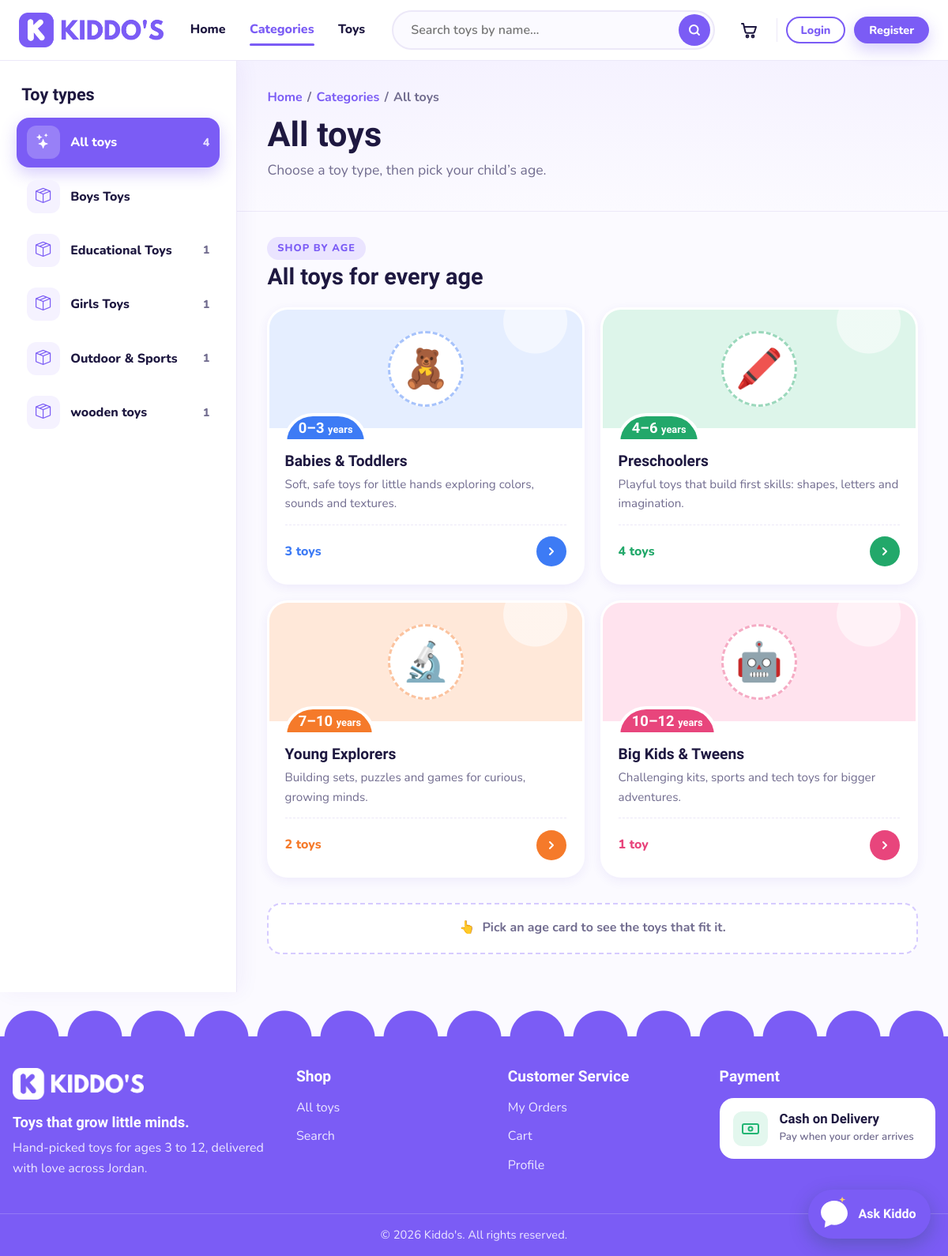
The app's page /products/categories.php with its own data.
### tables this page shows
CREATE TABLE IF NOT EXISTS `categories` (
  `id` int(10) UNSIGNED NOT NULL AUTO_INCREMENT,
  `name` varchar(60) NOT NULL,
  `slug` varchar(60) NOT NULL,
  `description` varchar(255) DEFAULT NULL,
  `icon` varchar(50) DEFAULT NULL,
  `created_at` datetime NOT NULL DEFAULT current_timestamp(),
  PRIMARY KEY (`id`),
  UNIQUE KEY `uq_categories_name` (`name`),
  UNIQUE KEY `uq_categories_slug` (`slug`)
);

### classes/ToyCatalog.php (called while the page is built, shortened)
<?php
class ToyCatalog
{
    private PDO $pdo;
    public function __construct(PDO $pdo)
    {
        $this->pdo = $pdo;
    }
    public function getCategoriesWithToyCount(): array
    {
        $sql = "SELECT c.id, c.name, c.slug, c.description, c.icon,
                       COUNT(p.id) AS toy_count
                FROM categories c
                LEFT JOIN products p ON p.category_id = c.id AND p.is_active = 1
                GROUP BY c.id, c.name, c.slug, c.description, c.icon
                ORDER BY c.name ASC";
        return $this->pdo->query($sql)->fetchAll();
    }
    public function getFilteredToys(array $filters): array
    {
        $sql    = self::CARD_SELECT;
        $params = [];
        if (!empty($filters['age'])) {
            $sql .= " AND p.min_age <= :age_max AND p.max_age >= :age_min";
            $params['age_min'] = (int) $filters['age']['min_age'];
            $params['age_max'] = (int) $filters['age']['max_age'];
        }
        $sql .= " ORDER BY p.created_at DESC, p.id DESC";
        $stmt = $this->pdo->prepare($sql);
        $stmt->execute($params);
        return $stmt->fetchAll();
    }
}

### products/categories.php (the view, shortened to what this page needs)
<?php
require_once __DIR__ . '/../includes/init.php';
require_once __DIR__ . '/../classes/ToyCatalog.php';
$catalog    = new ToyCatalog($pdo);
$categories = $catalog->getCategoriesWithToyCount();
$ageCards = [
    '0-3'   => ['min' => 0,  'max' => 3,  'title' => 'Babies & Toddlers', 'text' => 'Soft, safe toys for little hands exploring colors, sounds and textures.', 'color' => 'blue',   'emoji' => '🧸'],
    '4-6'   => ['min' => 4,  'max' => 6,  'title' => 'Preschoolers',      'text' => 'Playful toys that build first skills: shapes, letters and imagination.',  'color' => 'green',  'emoji' => '🖍️'],
    '7-10'  => ['min' => 7,  'max' => 10, 'title' => 'Young Explorers',   'text' => 'Building sets, puzzles and games for curious, growing minds.',            'color' => 'orange', 'emoji' => '🔬'],
    '10-12' => ['min' => 10, 'max' => 12, 'title' => 'Big Kids & Tweens', 'text' => 'Challenging kits, sports and tech toys for bigger adventures.',            'color' => 'pink',   'emoji' => '🤖'],
];
$activeCategory = null;
$categorySlug = $activeCategory ? $activeCategory['slug'] : '';
$ageKey    = (string) ($_GET['age'] ?? '');
$activeAge = $ageCards[$ageKey] ?? null;
if ($activeAge === null) {
    $ageKey = '';
}
function categoriesPageUrl(string $categorySlug, string $ageKey = ''): string
{
    $query = array_filter(['category' => $categorySlug, 'age' => $ageKey], fn($value) => $value !== '');
    return BASE_URL . '/products/categories.php' . ($query ? '?' . http_build_query($query) : '');
}
function categoriesPageIcon(?string $icon): string
{
    $icon = trim((string) $icon);
    return preg_match('/^bi bi-[a-z0-9-]+$/', $icon) ? $icon : 'bi bi-box-seam';
}
$toysByAge = [];
foreach ($ageCards as $key => $card) {
    $toysByAge[$key] = $catalog->getFilteredToys([
        'category' => $categorySlug,
        'age'      => ['min_age' => $card['min'], 'max_age' => $card['max']],
    ]);
}
$typeName = $activeCategory ? $activeCategory['name'] : 'All toys';
$heading  = $typeName;
$subtitle = $activeCategory && !empty($activeCategory['description'])
    ? $activeCategory['description']
    : 'Choose a toy type, then pick your child’s age.';
$allCount = array_sum(array_column($categories, 'toy_count'));
$ageLabel = $activeAge ? $activeAge['min'] . '–' . $activeAge['max'] . ' years' : '';
require_once __DIR__ . '/../includes/shop_header.php';
?>
<div class="toys-layout">
    <aside class="toys-sidebar" id="toy-types" aria-label="Toy types">
        <div class="toys-sidebar-inner">
            <h2 class="toys-sidebar-title">Toy types</h2>
            <ul class="cat-list">
                <li>
                    <a class="cat-link <?= $activeCategory ? '' : 'is-active' ?>"
                       href="<?= categoriesPageUrl('') ?>"
                       <?= $activeCategory ? '' : 'aria-current="page"' ?>>
                        <span class="cat-icon"><i class="bi bi-stars" aria-hidden="true"></i></span>
                        <span class="cat-name">All toys</span>
                        <span class="cat-count"><?= (int) $allCount ?></span>
                    </a>
                </li>
                <?php foreach ($categories as $category): ?>
                    <?php $isActive = $activeCategory && (int) $activeCategory['id'] === (int) $category['id']; ?>
                    <li>
                        <a class="cat-link <?= $isActive ? 'is-active' : '' ?>"
                           href="<?= categoriesPageUrl($category['slug']) ?>"
                           <?= $isActive ? 'aria-current="page"' : '' ?>>
                            <span class="cat-icon"><i class="<?= htmlspecialchars(categoriesPageIcon($category['icon'])) ?>" aria-hidden="true"></i></span>
                            <span class="cat-name"><?= htmlspecialchars($category['name']) ?></span>
                            <?php if ((int) $category['toy_count'] > 0): ?>
                                <span class="cat-count"><?= (int) $category['toy_count'] ?></span>
                            <?php endif; ?>
                        </a>
                    </li>
                <?php endforeach; ?>
            </ul>
        </div>
    </aside>
    <div class="toys-main">
        <section class="toys-hero">
            <nav class="breadcrumb" aria-label="Breadcrumb">
                <a href="<?= BASE_URL ?>/index.php">Home</a>
                <span aria-hidden="true">/</span>
                <a href="<?= categoriesPageUrl('') ?>">Categories</a>
                <span aria-hidden="true">/</span>
                <?php if ($activeAge): ?>
                    <a href="<?= categoriesPageUrl($categorySlug) ?>"><?= htmlspecialchars($typeName) ?></a>
                    <span aria-hidden="true">/</span>
                    <span aria-current="page"><?= $ageLabel ?></span>
                <?php else: ?>
                    <span aria-current="page"><?= htmlspecialchars($typeName) ?></span>
                <?php endif; ?>
            </nav>
            <h1><?= htmlspecialchars($heading) ?></h1>
            <p><?= htmlspecialchars($subtitle) ?></p>
        </section>
        <div class="toys-content">
            <section class="agecat-section" id="age-cards" aria-labelledby="agecat-title">
                <div class="agecat-head">
                    <span class="agecat-eyebrow">Shop by age</span>
                    <h2 id="agecat-title"><?= htmlspecialchars($typeName) ?> for every age</h2>
                </div>
                <div class="agecat-grid">
                    <?php foreach ($ageCards as $key => $card): ?>
                        <?php
                        $count    = count($toysByAge[$key]);
                        $isChosen = $ageKey === $key;
                        ?>
                        <a class="agecat-card agecat-<?= $card['color'] ?> <?= $isChosen ? 'is-active' : '' ?>"
                           href="<?= categoriesPageUrl($categorySlug, $key) ?>#age-toys"
                           <?= $isChosen ? 'aria-current="true"' : '' ?>>
                            <div class="agecat-top">
                                <span class="agecat-pic" aria-hidden="true"><?= $card['emoji'] ?></span>
                                <span class="agecat-range"><?= $card['min'] ?>–<?= $card['max'] ?> <small>years</small></span>
                            </div>
                            <div class="agecat-body">
                                <h3><?= htmlspecialchars($card['title']) ?></h3>
                                <p><?= htmlspecialchars($card['text']) ?></p>
                                <div class="agecat-foot">
                                    <span><?= $count ?> <?= $count === 1 ? 'toy' : 'toys' ?></span>
                                    <span class="agecat-go" aria-hidden="true">
                                        <svg width="16" height="16" viewBox="0 0 24 24" fill="none" stroke="currentColor" stroke-width="3" stroke-linecap="round" stroke-linejoin="round"><path d="m9 18 6-6-6-6"/></svg>
                                    </span>
                                </div>
                            </div>
                        </a>
                    <?php endforeach; ?>
                </div>
            </section>
            <section class="agecat-results" id="age-toys" aria-live="polite">
                <?php if (!$activeAge): ?>
                    <p class="agecat-hint">
                        <span aria-hidden="true">👆</span>
                        Pick an age card to see the <?= $activeCategory ? htmlspecialchars($typeName) : 'toys' ?> that fit it.
                    </p>
                <?php endif; ?>
            </section>
        </div>
    </div>
</div>
<?php require_once __DIR__ . '/../includes/footer.php'; ?>

### assets/css/style.css (style rules this page uses)
:root { --primary: #7B5CF5; --primary-dark: #6243E6; --primary-deep: #4B2FC4; --primary-50: #F5F2FF; --primary-100: #EAE4FF; --primary-200: #D6CBFF; --pink: #E8457C; --pink-dark: #D6336B; --pink-50: #FFEDF3; --yellow: #FFC93D; --green: #22B573; --green-50: #E3F7EE; --ink: #1E1840; --text: #3A3560; --muted: #716C8F; --line: #ECE8F8; --bg: #FBFAFF; --white: #FFFFFF; --footer-text: #EDE8FF; --footer-line: rgba(255, 255, 255, .18); --overlay: rgba(30, 24, 64, .45); --radius-sm: 12px; --radius: 18px; --radius-lg: 26px; --shadow-sm: 0 4px 14px rgba(75, 47, 196, .07); --shadow: 0 14px 34px rgba(75, 47, 196, .10); --shadow-primary: 0 8px 20px rgba(123, 92, 245, .3); --shadow-pink: 0 8px 20px rgba(232, 69, 124, .3); --font-head: "Baloo 2", "Arial Rounded MT Bold", system-ui, sans-serif; --font-body: "Nunito", system-ui, -apple-system, "Segoe UI", sans-serif; --container: 1220px; --header-h: 76px; }
*, *::before, *::after { box-sizing: border-box; }
html { scroll-behavior: smooth; }
body { margin: 0; min-height: 100vh; display: flex; flex-direction: column; font-family: var(--font-body); font-size: 16px; line-height: 1.6; color: var(--text); background: var(--bg); -webkit-font-smoothing: antialiased; }
img, svg { display: block; max-width: 100%; }
a { color: inherit; text-decoration: none; }
h1, h2, h3, h4 { margin: 0 0 .5em; font-family: var(--font-head); font-weight: 800; line-height: 1.15; color: var(--ink); }
h1 { font-size: clamp(2rem, 4.6vw, 3.4rem); }
h2 { font-size: clamp(1.6rem, 3vw, 2.25rem); }
h3 { font-size: 1.2rem; }
p { margin: 0 0 1em; }
ul { margin: 0; padding: 0; list-style: none; }

### assets/css/toys-page.css (style rules this page uses)
.toys-layout { display: grid; grid-template-columns: 300px minmax(0, 1fr); align-items: stretch; min-height: calc(100vh - var(--header-h)); }
.toys-sidebar { position: relative; z-index: 1; padding: 2rem 1.3rem 4rem; background: var(--white); border-right: 1px solid var(--line); box-shadow: 6px 0 24px rgba(75, 47, 196, .05); }
.toys-sidebar-inner { position: sticky; top: calc(var(--header-h) + 1.2rem); }
.toys-sidebar-title { margin: 0 0 1rem .4rem; font-size: 1.35rem; }
.cat-list { display: grid; gap: .35rem; }
.cat-link { display: flex; align-items: center; gap: .85rem; padding: .65rem .8rem; border-radius: 16px; font-weight: 800; color: var(--ink); transition: background-color .2s, color .2s; }
.cat-icon { display: grid; place-items: center; flex-shrink: 0; width: 42px; height: 42px; border-radius: 12px; background: var(--primary-50); color: var(--primary); font-size: 1.2rem; }
.cat-name { flex: 1; line-height: 1.25; }
.cat-count { font-size: .9rem; color: var(--muted); }
.cat-link.is-active { background: var(--primary); color: var(--white); box-shadow: var(--shadow-primary); }
.cat-link.is-active .cat-icon { background: rgba(255, 255, 255, .22); color: var(--white); }
.cat-link.is-active .cat-count { color: var(--primary-100); }
.toys-hero { padding: 2.2rem 2.4rem 2.4rem; background: linear-gradient(180deg, var(--primary-50), var(--bg)); border-bottom: 1px solid var(--line); }
.breadcrumb { display: flex; flex-wrap: wrap; gap: .4rem; margin-bottom: .6rem; font-weight: 700; color: var(--muted); }
.breadcrumb a { color: var(--primary); }
.toys-hero h1 { margin-bottom: .3rem; font-size: clamp(2rem, 3.6vw, 2.9rem); }
.toys-hero p { margin: 0; font-size: 1.1rem; color: var(--muted); }
.toys-content { padding: 2rem 2.4rem 1rem; }

### records on screen
categories: name "Boys Toys"
categories: name "Educational Toys", toy_count "1"
categories: name "Girls Toys", toy_count "1"
categories: name "Outdoor & Sports", toy_count "1"
categories: name "wooden toys", toy_count "1"

### other values on screen
$label "Home"
$label "Categories"
$label "Toys"
$allCount "4"
$typeName "All toys"
$heading "All toys"
$subtitle "Choose a toy type, then pick your child’s age."
$card['emoji'] "🧸"
$card['min'] "0"
$card['max'] "3"
$card['title'] "Babies & Toddlers"
$card['text'] "Soft, safe toys for little hands exploring colors, sounds and textures."
$count "3"
$card['emoji'] "🖍️"
$card['min'] "4"
